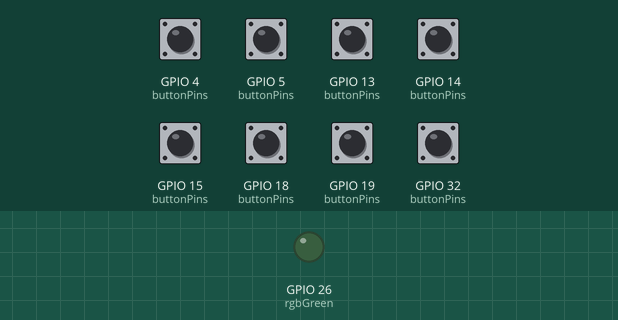
This sketch was run on a simulated ESP32. On the bench: output pins drawn as LEDs (lit = HIGH). Inputs (shaded band) come from the test bench; at power-on: GPIO 4 (buttonPins), GPIO 5 (buttonPins), GPIO 13 (buttonPins), GPIO 14 (buttonPins), GPIO 15 (buttonPins), GPIO 18 (buttonPins), GPIO 19 (buttonPins), GPIO 32 (buttonPins) HIGH. WiFi joins after 1.5 s; servers stay silent unless stated; what the sketch prints to the serial monitor is not drawn.

Above: at 2.7 s.
2.8 s: GPIO 4 (buttonPins) pulled LOW for 0.15 s
At 2.97 s:
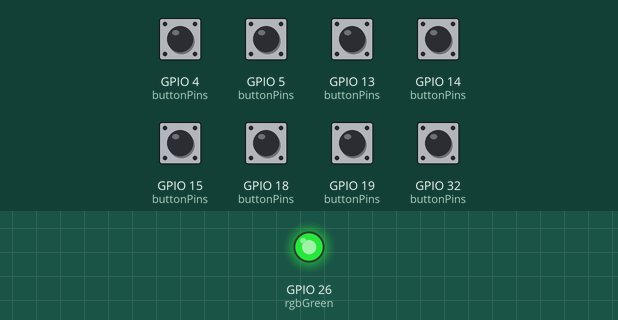
4.6 s: GPIO 5 (buttonPins) pulled LOW for 0.15 s
At 5.7 s:
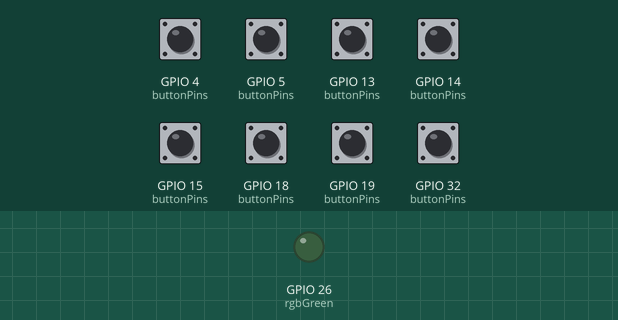
6.2 s: GPIO 13 (buttonPins) pulled LOW for 0.15 s
At 6.37 s:
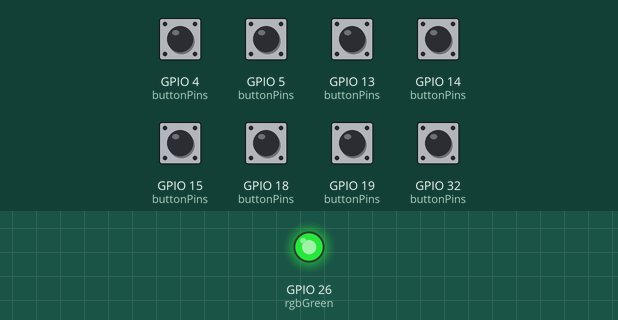
7.8 s: GPIO 14 (buttonPins) pulled LOW for 0.15 s
At 9.1 s:
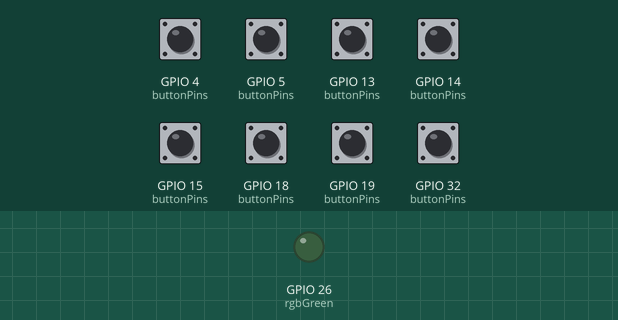
9.4 s: GPIO 15 (buttonPins) pulled LOW for 0.15 s
At 9.57 s:
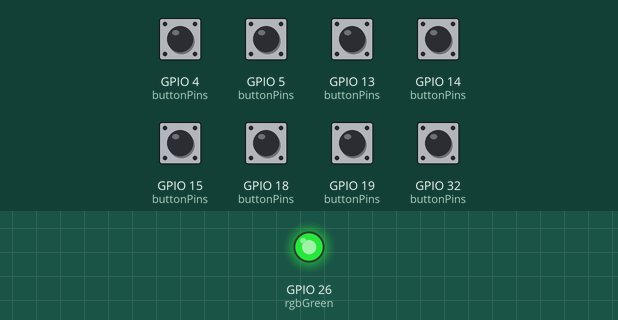
11.0 s: GPIO 18 (buttonPins) pulled LOW for 0.15 s
At 11.7 s:
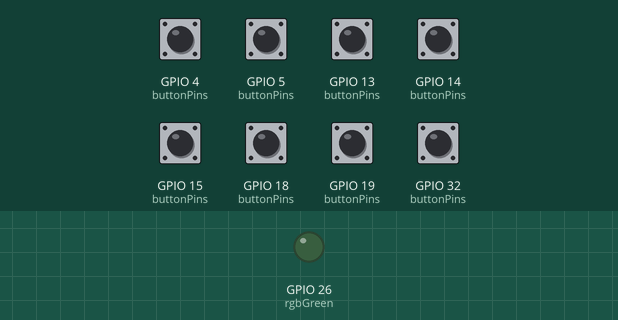
Timing chart, 0 to 13.6 s (numbered marks = the images above; inputs shaded):
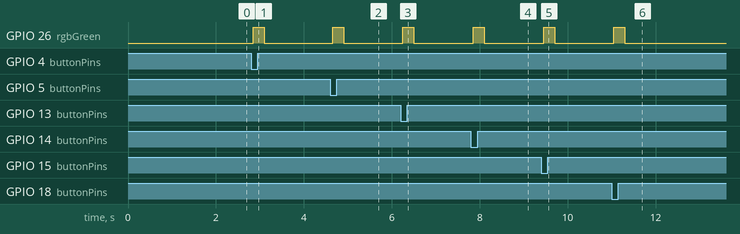

The sketch:

Smart-Feedback.ino
```cpp
#include <WiFi.h>
#include <WebServer.h>

// ---------------------------------------------------------
// 1. Configuration
// ---------------------------------------------------------
const char* ssid = "WIFI_NAME";
const char* password = "WIFI_PASSWORD";

// Start a web server on port 80 (standard HTTP port)
WebServer server(80);

// ---------------------------------------------------------
// 2. Hardware Setup (Button Pins)
// ---------------------------------------------------------
// These are the GPIO pins where we will connect our buttons
const int btnUnderstand = 4;
const int btnConfused = 5;
const int btnLost = 32;
const int btnSlowDown = 13;
const int btnRepeatThat = 14;
const int btnYes = 15;
const int btnNo = 18;
const int btnNeedExample = 19;

// Grouping them in arrays makes it easier to use loops later
const int buttonPins[] = {btnUnderstand, btnConfused, btnLost, btnSlowDown, btnRepeatThat, btnYes, btnNo, btnNeedExample};
const int numButtons = 8;
const char* buttonLabels[] = {"Understand", "Confused", "Lost", "Slow down", "Repeat that!", "Yes", "No", "Need an Example"};

// ---------------------------------------------------------
// 3. Variables to store counts and debounce states
// ---------------------------------------------------------
// This array keeps track of how many times each button is pressed
int buttonCounts[8] = {0, 0, 0, 0, 0, 0, 0, 0};

// Debouncing variables (prevents one physical press from registering as multiple rapid presses)
unsigned long lastDebounceTime[8] = {0, 0, 0, 0, 0, 0, 0, 0};
int lastButtonState[8] = {HIGH, HIGH, HIGH, HIGH, HIGH, HIGH, HIGH, HIGH}; // HIGH means unpressed
int buttonState[8] = {HIGH, HIGH, HIGH, HIGH, HIGH, HIGH, HIGH, HIGH};
unsigned long debounceDelay = 50; // 50 milliseconds delay to confirm a valid press

// ---------------------------------------------------------
// 3.5 RGB LED Configuration (Feedback)
// ---------------------------------------------------------
const int rgbGreen = 26;
unsigned long ledTurnOnTime = 0;
bool isLedOn = false;
const unsigned long ledFlashDuration = 250; // Flash for 250 milliseconds

// ---------------------------------------------------------
// 4. HTML Dashboard Code
// ---------------------------------------------------------
// We use a "raw string literal" here so we can write normal HTML across multiple lines easily.
const char* htmlPage = R"rawliteral(
<!DOCTYPE html>
<html lang="en">
<head>
  <meta charset="UTF-8">
  <meta name="viewport" content="width=device-width, initial-scale=1.0">
  <title>Classroom Feedback</title>
  <script src="https://cdn.jsdelivr.net/npm/chart.js"></script>
  <style>
    body {
      font-family: -apple-system, BlinkMacSystemFont, "Segoe UI", Roboto, Helvetica, Arial, sans-serif;
      background: linear-gradient(135deg, #e0eafc 0%, #cfdef3 100%);
      color: #1f2937;
      margin: 0;
      padding: 3rem 1rem;
      text-align: center;
      min-height: 100vh;
    }
    .container { max-width: 1200px; margin: 0 auto; }
    .chart-summary-layout { display: flex; gap: 2rem; align-items: stretch; flex-wrap: nowrap; margin-bottom: 2rem; }
    h1 {
      font-size: 2.2rem;
      margin-bottom: 2rem;
      color: #111827;
      display: flex; align-items: center; justify-content: center; gap: 12px;
    }
    .status {
      font-size: 0.85rem; background: #dcfce7; color: #166534; padding: 6px 14px;
      border-radius: 999px; font-weight: 600; display: inline-flex; align-items: center; gap: 8px;
      border: 1px solid #bbf7d0; box-shadow: 0 2px 4px rgba(0,0,0,0.05);
    }
    .dot { width: 8px; height: 8px; background: #22c55e; border-radius: 50%; box-shadow: 0 0 8px #22c55e; }
    .stats { display: flex; gap: 1.5rem; margin-bottom: 2rem; flex-wrap: wrap; }
    .card {
      background: #ffffff; padding: 2rem; border-radius: 16px;
      border: 1px solid rgba(255,255,255,0.5); flex: 1; min-width: 200px;
      box-shadow: 0 10px 25px rgba(0,0,0,0.05); transition: transform 0.2s;
    }
    .card:hover { transform: translateY(-2px); }
    .card h3 { margin: 0; font-size: 0.9rem; color: #6b7280; text-transform: uppercase; letter-spacing: 0.1em; }
    .card p { margin: 0.5rem 0 0; font-size: 3rem; font-weight: 800; color: #2563eb; }
    .top-resp { color: #ea580c !important; }
    .chart-container {
      background: #ffffff; padding: 2rem; border-radius: 16px;
      margin-bottom: 0; box-shadow: 0 10px 25px rgba(0,0,0,0.05); flex: 2; min-width: 0;
    }
    .controls {
      background: rgba(255,255,255,0.8); padding: 1.5rem; border-radius: 16px;
      backdrop-filter: blur(10px); text-align: left; margin-bottom: 1.5rem;
      box-shadow: 0 4px 6px rgba(0,0,0,0.05);
    }
    input {
      width: 100%; max-width: 450px; padding: 0.75rem; margin-top: 0.75rem;
      border: 1px solid #d1d5db; border-radius: 8px; font-family: inherit; font-size: 0.95rem;
      transition: border-color 0.2s, box-shadow 0.2s;
    }
    input:focus { outline: none; border-color: #3b82f6; box-shadow: 0 0 0 3px rgba(59, 130, 246, 0.2); }
    .actions { margin-top: 1rem; display: flex; gap: 1rem; justify-content: center; flex-wrap: wrap; }
    button {
      padding: 0.8rem 1.5rem; font-size: 1rem; font-weight: 600; cursor: pointer;
      border-radius: 8px; border: none; font-family: inherit;
      transition: all 0.2s; box-shadow: 0 4px 6px rgba(0,0,0,0.1);
    }
    .btn-ai { background: linear-gradient(135deg, #3b82f6 0%, #2563eb 100%); color: white; }
    .btn-ai:hover { transform: translateY(-2px); box-shadow: 0 6px 12px rgba(37, 99, 235, 0.2); }
    .btn-reset { background: linear-gradient(135deg, #ef4444 0%, #dc2626 100%); color: white; }
    .btn-reset:hover { transform: translateY(-2px); box-shadow: 0 6px 12px rgba(220, 38, 38, 0.2); }
    #summary {
      flex: 1; min-width: 250px; margin-top: 0; padding: 2rem; background: #ffffff; border-radius: 16px;
      border-left: 5px solid #3b82f6; display: none; text-align: left;
      line-height: 1.6; box-shadow: 0 10px 25px rgba(0,0,0,0.05); font-size: 1.1rem;
    }
  </style>
</head>
<body>
  <div class="container">
    <h1>Live Feedback <span class="status"><div class="dot"></div>ESP32 Online</span></h1>

    <div class="stats">
      <div class="card"><h3>Total Responses</h3><p id="totalCount">0</p></div>
      <div class="card"><h3>Top Response</h3><p class="top-resp" id="topResponse">-</p></div>
    </div>

    <div class="chart-summary-layout">
      <div class="chart-container"><canvas id="chart"></canvas></div>
      <div id="summary"></div>
    </div>

    <div class="controls">
      <label style="font-weight:600;font-size:0.95rem;color:#4b5563;">Gemini API Key (Optional)</label><br>
      <input type="text" id="apiKey" placeholder="Paste your key to test AI generation...">
    </div>

    <div class="actions">
      <button class="btn-ai" onclick="getSummary()">Generate AI Summary</button>
      <button class="btn-reset" onclick="resetData()">Reset Data</button>
    </div>
  </div>

  <script>
    const labels = ["Understand", "Confused", "Lost", "Slow down", "Repeat that!", "Yes", "No", "Need an Example"];
    const colors = ['#10b981', '#f59e0b', '#ef4444', '#eab308', '#8b5cf6', '#3b82f6', '#6b7280', '#14b8a6'];
    const ctx = document.getElementById('chart').getContext('2d');

    let chart = new Chart(ctx, {
      type: 'bar',
      data: { labels, datasets: [{ data: Array(8).fill(0), backgroundColor: colors, borderRadius: 6 }] },
      options: {
        responsive: true,
        plugins: { legend: { display: false } },
        scales: {
          y: { beginAtZero: true, ticks: { stepSize: 1 }, grid: { color: 'rgba(0,0,0,0.05)' } },
          x: { grid: { display: false }, ticks: { font: { weight: '600' } } }
        },
        animation: { duration: 400 }
      }
    });

    const updateStats = (counts) => {
      const total = counts.reduce((a, b) => a + b, 0);
      document.getElementById('totalCount').innerText = total;
      document.getElementById('topResponse').innerText = total === 0 ? "-" : labels[counts.indexOf(Math.max(...counts))];
    };

    const updateData = () => {
      fetch('/data').then(r => r.json()).then(d => {
        chart.data.datasets[0].data = d.counts;
        chart.update();
        updateStats(d.counts);
      }).catch(e => console.error(e));
    };

    const resetData = () => {
      fetch('/reset').then(updateData).catch(e => console.error(e));
      document.getElementById('summary').style.display = 'none';
    };

    setInterval(updateData, 2000);

    const getSummary = () => {
      const key = document.getElementById('apiKey').value.trim();
      const sumDiv = document.getElementById('summary');
      sumDiv.style.display = 'block';
      if (!key) return sumDiv.innerHTML = "<b style='color:#dc2626'>Error: Please paste a Gemini API Key above to test the AI.</b>";

      sumDiv.innerHTML = "<i>✨ Asking Gemini AI...</i>";
      const counts = chart.data.datasets[0].data;
      const dataStr = labels.map((l, i) => `${l}: ${counts[i]}`).join(', ');

      fetch(`https://generativelanguage.googleapis.com/v1beta/models/gemini-flash-latest:generateContent?key=${key}`, {
        method: 'POST', headers: { 'Content-Type': 'application/json' },
        body: JSON.stringify({ contents: [{ parts: [{ text: `You are a teaching assistant viewing real-time classroom feedback. The students pressed buttons with these counts: ${dataStr}. Provide a single-sentence summary of the classroom's comprehension level and whether the professor should adjust their pace.` }] }] })
      }).then(r => r.json()).then(d => {
        if(d.candidates) sumDiv.innerHTML = `<b>✨ AI Summary:</b><br><br>${d.candidates[0].content.parts[0].text}`;
        else sumDiv.innerHTML = `<b style='color:#dc2626'>API Error: ${d.error?.message || 'Failed to generate content.'}</b>`;
      }).catch(() => sumDiv.innerHTML = "<b style='color:#dc2626'>Failed to connect to the Gemini API. Check your internet connection.</b>");
    };
  </script>
</body>
</html>
)rawliteral";

// ---------------------------------------------------------
// 5. Server Route Handlers
// ---------------------------------------------------------

// What happens when the user goes to the main IP address
void handleRoot() {
  server.send(200, "text/html", htmlPage);
}

// What happens when the dashboard JavaScript fetches the latest data (http://IP/data)
void handleData() {
  String json = "{\"counts\": [";
  for (int i = 0; i < numButtons; i++) {
    json += String(buttonCounts[i]);
    if (i < numButtons - 1) {
      json += ", ";
    }
  }
  json += "]}";

  server.send(200, "application/json", json);
}

// What happens when the professor clicks the Reset Data button (http://IP/reset)
void handleReset() {
  for (int i = 0; i < numButtons; i++) {
    buttonCounts[i] = 0;
  }
  server.send(200, "text/plain", "OK");
  Serial.println("Data reset by professor.");
}

// ---------------------------------------------------------
// 6. Setup (Runs once on startup)
// ---------------------------------------------------------
void setup() {
  Serial.begin(115200);

  for (int i = 0; i < numButtons; i++) {
    pinMode(buttonPins[i], INPUT_PULLUP);
  }

  // Setup Green LED pin as output and ensure it is OFF
  pinMode(rgbGreen, OUTPUT);
  digitalWrite(rgbGreen, LOW);

  Serial.print("Connecting to WiFi: ");
  Serial.println(ssid);
  WiFi.begin(ssid, password);

  while (WiFi.status() != WL_CONNECTED) {
    delay(500);
    Serial.print(".");
  }

  Serial.println("");
  Serial.println("WiFi connected!");
  Serial.print("Go to this IP Address in your browser: ");
  Serial.println(WiFi.localIP());

  server.on("/", handleRoot);
  server.on("/data", handleData);
  server.on("/reset", handleReset);

  server.begin();
  Serial.println("Web server started.");
}

// ---------------------------------------------------------
// 7. Main Loop (Runs continuously)
// ---------------------------------------------------------
void loop() {
  server.handleClient();

  for (int i = 0; i < numButtons; i++) {
    int reading = digitalRead(buttonPins[i]);

    if (reading != lastButtonState[i]) {
      lastDebounceTime[i] = millis();
    }

    if ((millis() - lastDebounceTime[i]) > debounceDelay) {
      if (reading != buttonState[i]) {
        buttonState[i] = reading;

        if (buttonState[i] == LOW) {
          buttonCounts[i]++;
          Serial.print(buttonLabels[i]);
          Serial.print(" button pressed! Total count: ");
          Serial.println(buttonCounts[i]);

          // Flash the Green LED to indicate success
          digitalWrite(rgbGreen, HIGH);
          ledTurnOnTime = millis();
          isLedOn = true;
        }
      }
    }
    lastButtonState[i] = reading;
  }

  // Turn off Green LED if flash duration has passed
  if (isLedOn && (millis() - ledTurnOnTime >= ledFlashDuration)) {
    digitalWrite(rgbGreen, LOW);
    isLedOn = false;
  }
}
```

Measured:
- after the input at 2.8 s, GPIO 26 (rgbGreen): LOW → HIGH after 0.05 s, → LOW 0.25 s later
- after the input at 4.6 s, GPIO 26 (rgbGreen): LOW → HIGH after 0.05 s, → LOW 0.25 s later
- after the input at 6.2 s, GPIO 26 (rgbGreen): LOW → HIGH after 0.05 s, → LOW 0.25 s later
- after the input at 7.8 s, GPIO 26 (rgbGreen): LOW → HIGH after 0.05 s, → LOW 0.25 s later
- after the input at 9.4 s, GPIO 26 (rgbGreen): LOW → HIGH after 0.05 s, → LOW 0.25 s later
- after the input at 11.0 s, GPIO 26 (rgbGreen): LOW → HIGH after 0.05 s, → LOW 0.25 s later
